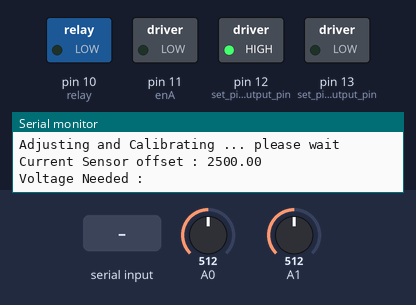
Simulated run of this sketch. Board: Arduino Uno, built with avr-gcc and run on an emulated ATmega328P. On the bench: switched loads named in the sketch (green lamp = pin HIGH), the last lines printed to the serial monitor. Dashed ring = blinking. The test bench sets the inputs (shaded band); at power-on: A0 = 512, A1 = 512.

Above: at 7.8 s.
7.9 s: "30,150\n" received over Serial
At 8.53 s:
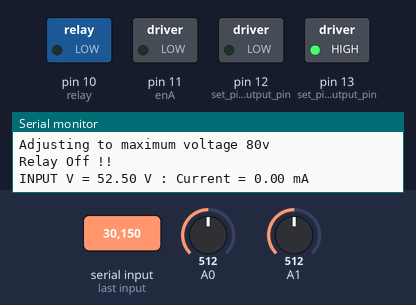
10.9 s: "on\n" received over Serial
At 11.67 s:
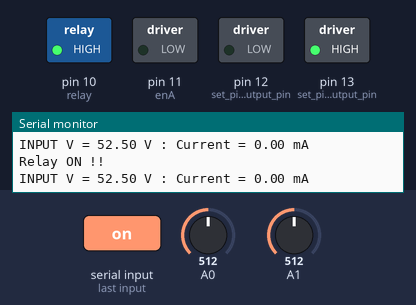
13.9 s: A0 set to 762
16.9 s: A0 set to 781
At 19.1 s:
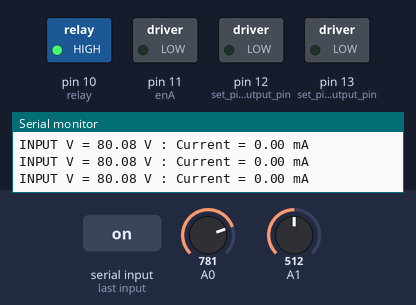
19.9 s: "5\n" received over Serial
At 20.62 s:
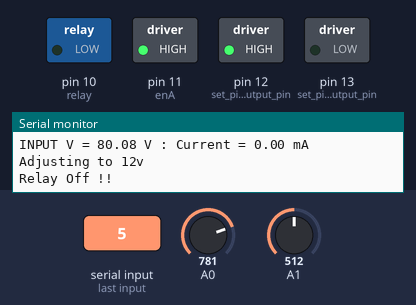
22.9 s: A1 set to 540
Timing chart, 0 to 26.9 s (numbered marks = the images above; inputs shaded):
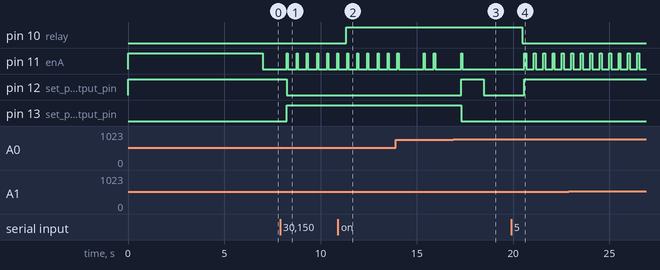

Measured:
- the behaviour switches between 780 and 781 on A0 (found by bisection; images 2 and 3)
- after the input at 7.9 s, pin 11 (enA): alternates HIGH for 0.05 s and LOW for 0.47 s, starting after 0.35 s; pin 12 (set_pin_12_as_output_pin): HIGH → LOW after 0.35 s; pin 13 (set_pin_13_as_output_pin): LOW → HIGH after 0.35 s
- after the input at 10.9 s, pin 10 (relay): LOW → HIGH after 0.43 s
- after the input at 16.9 s, pin 12 (set_pin_12_as_output_pin): LOW → HIGH after 0.40 s, → LOW 1.2 s later; pin 13 (set_pin_13_as_output_pin): HIGH → LOW after 0.40 s
- after the input at 19.9 s, pin 10 (relay): HIGH → LOW after 0.58 s; pin 11 (enA): alternates HIGH for 0.10 s and LOW for 0.39 s, starting after 0.68 s; pin 12 (set_pin_12_as_output_pin): LOW → HIGH after 0.68 s

The sketch:

Step-Up_module_control_by_moterized_POT.ino
```cpp
// This is the program for a step-up module output voltage controller.
// This project reads voltage and current from step-up module output then sent signals to control motorized potentiometer to stabilize voltage needed.

#define enA 11 //define pin #11 for Enable signal to L298N module
#define relay 10 //define pin #10 for Relay control

float VoltageInput = 0.0; // pin number for voltage input
float vout = 0.0; // voltage output
float vin = 0.0; // voltage input
float R1 = 200000.0; // resistance of R1 (200K)
float R2 = 10000.0; // resistance of R2 (10K)
float value = 0.0; // final voltage output
bool max = false, min = false, greaterThan = false;

float crntInput = 1.0; // pin number for hall effect sensor
float mVperAmp = 100; // use 100 for 20A Module and 66 for 30A Module
float RawValue = 0; // raw value of hall effect bofore the formula
float ACSoffset = 2500.0; // offset from hall effect sensor. 2500 comes from 5v in milli-volt which is 5000 divided by 2
float Voltage = 0.0; // voltage from hall effect sensor
float Amps = 0.0; // current output
float ma = 0.0; // current output in milli-amp

float numReadings = 1024.0; // number of readings for averaging
float total = 0.0; // total A/D readings
float Recieve = 0.0; // variable for store voltage needed
bool newData = 0.0; // boolean variable for new voltage needed checking
String rec = "";
char Character;

//------------------------------------------------------------------------------------------------------------------------------------------------------------------------------------
// function to turn on the relay
//------------------------------------------------------------------------------------------------------------------------------------------------------------------------------------
void relayOn() {
  digitalWrite(relay, HIGH);
  Serial.println("Relay ON !!");
}

//------------------------------------------------------------------------------------------------------------------------------------------------------------------------------------
// function to off on the relay
//------------------------------------------------------------------------------------------------------------------------------------------------------------------------------------
void relayOff() {
  digitalWrite(relay, LOW);
  Serial.println("Relay Off !!");
}

//------------------------------------------------------------------------------------------------------------------------------------------------------------------------------------
// function that reads voltage values 128 times and take average out of them then return voltage value
//------------------------------------------------------------------------------------------------------------------------------------------------------------------------------------
float readVolt() {
  total = 0.0;
  for (int i = 0 ; i < 128 ; i++) {
    total = total + analogRead(VoltageInput);
  }
  value = (total / 128);
  vout = (value * 5.0) / 1024.0;
  vin = vout / (R2 / (R1 + R2));

  return vin;
}

//------------------------------------------------------------------------------------------------------------------------------------------------------------------------------------
// function that reads current values 1024 times from hall effect and average them then return current value
//------------------------------------------------------------------------------------------------------------------------------------------------------------------------------------
float readCurrent() {
  RawValue = 0.0;
  for (int i = 0; i < numReadings; i++) {
    RawValue += analogRead(A1);
  }
  RawValue = RawValue / numReadings;
  Voltage = (RawValue / numReadings) * 5000; // Gets you mV
  Amps = ((Voltage - ACSoffset) / mVperAmp);

  if (Amps < 0.01) {
    Amps = 0;
  }

  return Amps;

}

//------------------------------------------------------------------------------------------------------------------------------------------------------------------------------------
// function that call 2 function which is readVolt and readCurrent then print out value of both
//------------------------------------------------------------------------------------------------------------------------------------------------------------------------------------
void showVal() {

  Serial.print("INPUT V = ");
  Serial.print(readVolt(), 2);
  Serial.print(" V : ");
  Serial.print("Current = ");

  if (readCurrent() < 1.0) {
    ma = readCurrent() * 1000;
    Serial.print(ma);
    Serial.println(" mA");
  } else {
    Serial.print(readCurrent(), 3);
    Serial.println(" A");
  }

}

//------------------------------------------------------------------------------------------------------------------------------------------------------------------------------------
// function that will adjust the value of potentiometer to maximum
//------------------------------------------------------------------------------------------------------------------------------------------------------------------------------------
void turnToMax() {

  digitalWrite(12, LOW);
  digitalWrite(13, HIGH);
  digitalWrite(enA, HIGH);
  delay(7000);
  digitalWrite(enA, LOW);
  min = false;
  max = true;

}

//------------------------------------------------------------------------------------------------------------------------------------------------------------------------------------
// function that will adjust the value of potentiometer to minimum
//------------------------------------------------------------------------------------------------------------------------------------------------------------------------------------
void turnToMin() {

  digitalWrite(12, HIGH);
  digitalWrite(13, LOW);
  digitalWrite(enA, HIGH);
  delay(7000);
  digitalWrite(enA, LOW);
  max = false;
  min = true;

}

//------------------------------------------------------------------------------------------------------------------------------------------------------------------------------------
// function that will decrease potentiometer value for 8ms once
//------------------------------------------------------------------------------------------------------------------------------------------------------------------------------------
void stepDown() {

  digitalWrite(enA, HIGH);
  digitalWrite(12, HIGH);
  digitalWrite(13, LOW);
  delay(8);
  digitalWrite(enA, LOW);

}

//------------------------------------------------------------------------------------------------------------------------------------------------------------------------------------
// function that take 1 parameter as a time needed(ms) and use that value to decrease potentiometer value once
//------------------------------------------------------------------------------------------------------------------------------------------------------------------------------------
void stepDown(float mil) {

  digitalWrite(enA, HIGH);
  digitalWrite(12, HIGH);
  digitalWrite(13, LOW);
  delay(mil);
  digitalWrite(enA, LOW);

}

//------------------------------------------------------------------------------------------------------------------------------------------------------------------------------------
// function that will increase potentiometer value for 8ms once
//------------------------------------------------------------------------------------------------------------------------------------------------------------------------------------
void stepUp() {

  digitalWrite(enA, HIGH);
  digitalWrite(12, LOW);
  digitalWrite(13, HIGH);
  delay(8);
  digitalWrite(enA, LOW);

}

//------------------------------------------------------------------------------------------------------------------------------------------------------------------------------------
// function that take 1 parameter as a time needed(ms) and use that value to increase potentiometer value once
//------------------------------------------------------------------------------------------------------------------------------------------------------------------------------------
void stepUp(float mil) {

  digitalWrite(enA, HIGH);
  digitalWrite(12, LOW);
  digitalWrite(13, HIGH);
  delay(mil);
  digitalWrite(enA, LOW);

}

//------------------------------------------------------------------------------------------------------------------------------------------------------------------------------------
// voltage stabilizer function recieve 1 parameter which is voltage needed then try to adjust the potentiometer using stepUp and stepDown function.
// after output voltage reached the point program will try to stabilize output voltage
//------------------------------------------------------------------------------------------------------------------------------------------------------------------------------------
void voltageStabilizer(float voltage) {

  if (readVolt() >= voltage && greaterThan != true) {
    greaterThan = true;
    stepDown(50);
    delay(500);
    showVal();
  }
  if (readVolt() < voltage && greaterThan != true && readVolt() > (voltage - voltage * 0.2)) {
    stepUp(80);
    delay(1000);
    showVal();
  }
  if (readVolt() < voltage && greaterThan != true) {
    stepUp(50);
    delay(100);
    showVal();
  }
  if (readVolt() > voltage && greaterThan == true) {
    if (readVolt() <= (voltage + voltage * 0.01)) {
      showVal();
      digitalWrite(enA, LOW);
      digitalWrite(12, LOW);
      digitalWrite(13, LOW);
      delay(2000);
    } else if (readVolt() >= voltage + 3) {
      stepDown(100);
      //delay(500);
      showVal();
    } else {
      stepDown(50);
      delay(2000);
      showVal();
    }
  }
  if (readVolt() < voltage && greaterThan == true) {
    if (readVolt() >= (voltage - voltage * 0.01)) {
      showVal();
      digitalWrite(enA, LOW);
      digitalWrite(12, LOW);
      digitalWrite(13, LOW);
      delay(2000);
    } else {
      if (voltage < 18) {
        stepUp(30);
        delay(2000);
        showVal();
      } if (readVolt() < voltage - 1.5) {
        stepUp(30);
        delay(500);
        showVal();
      } else {
        stepUp(50);
        delay(500);
        showVal();
      }
    }
  }
}


//------------------------------------------------------------------------------------------------------------------------------------------------------------------------------------
//The setup() function is called when a sketch starts. The setup function will only run once, after each powerup or reset of the Arduino board.
//------------------------------------------------------------------------------------------------------------------------------------------------------------------------------------
void setup() {

  pinMode(VoltageInput, INPUT); // set pin A0 as input pin
  pinMode(crntInput, INPUT);// set pin A1 as input pin
  pinMode(relay, OUTPUT);// set pin 10 as output pin
  pinMode(enA, OUTPUT);// set pin 111 as output pin
  pinMode(12, OUTPUT);// set pin 12 as output pin
  pinMode(13, OUTPUT);// set pin 13 as output pin

  Serial.begin(9600);// start serial monitor protocol using bit buad 9600

// Adjust the value of potentiometer to minimum then calibrate the hall effect sensor
  Serial.println("Adjusting and Calibrating ... please wait");
  turnToMin();
  RawValue = 0.0; //
  for (int i = 0; i < numReadings; i++) {
    RawValue += analogRead(A1);
  }
  RawValue = RawValue / numReadings;
  Voltage = (RawValue / numReadings) * 5000; // Gets you mV
  ACSoffset = Voltage;
  Serial.print("Current Sensor offset : ");
  Serial.println(ACSoffset);

// the program pausing and waiting for voltage needed.
// User must give the voltage needed !! to continue the program
  Serial.print("Voltage Needed : ");
  while (!Serial.available()) {
  }

  Recieve = Serial.parseFloat();
  Serial.println(Recieve);
  Serial.read();

// turn off relay (just in case) and start printing voltage and current on serial monitor
  relayOff();
  showVal();

}

//------------------------------------------------------------------------------------------------------------------------------------------------------------------------------------
// After creating a setup() function, which initializes and sets the initial values, the loop() function does precisely what its name suggests, and loops consecutively,
// allowing the program to change and respond. This will be used to actively control the Arduino board.
//------------------------------------------------------------------------------------------------------------------------------------------------------------------------------------
void loop() {

  //
  if (Serial.available()) { // check if there's any input available

    rec = Serial.readStringUntil('\n'); // read string from serial port

    if (rec == "on" || rec == "ON" || rec == "On" || rec == "oN" ) { // if readed value is on

      Serial.read(); // clear serial
      relayOn(); // turn on the relay

    } else if (rec == "off" || rec == "OFF") { // if readed value is off

      Serial.read(); // clear serial
      relayOff(); // turn off the relay

    } else { // if string isn't on or off

      Recieve = rec.toFloat(); // cast readed string to number
      Serial.read(); // clear serial
      if (Recieve < 12) { // check if readed value is less than 12 (minimum output voltage is 12)

        Recieve = 12;
        Serial.println("Adjusting to 12v");
        relayOff(); // turn off relay
        voltageStabilizer(Recieve); // try to stabilize output voltage at 12v.

      } else if (Recieve > 80) { // check if readed value is greater than 80 (maximum output voltage is 80)

        Recieve = 80;
        Serial.println("Adjusting to maximum voltage 80v");
        relayOff(); // turn off relay
        voltageStabilizer(Recieve); // try to stabilize output voltage at 80v.

      } else { // if readed string not less than 12 and not greater than 80

        Serial.print("New Voltage Value Recieved : ");
        Serial.println(Recieve);
        voltageStabilizer(Recieve); // try to stabilize output voltage at the voltage needed.

      }

    }
  } else {

    voltageStabilizer(Recieve); // try to stabilize output voltage at the voltage needed.

  }

}
```
